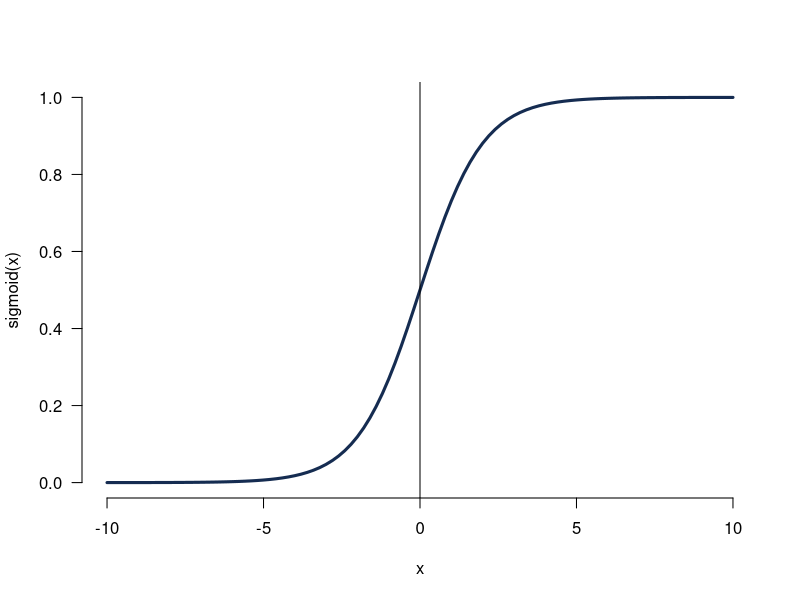
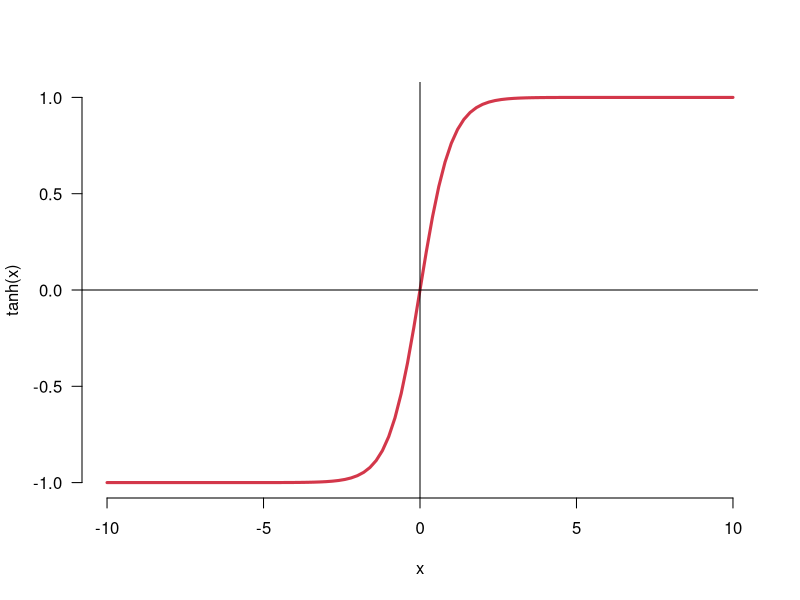
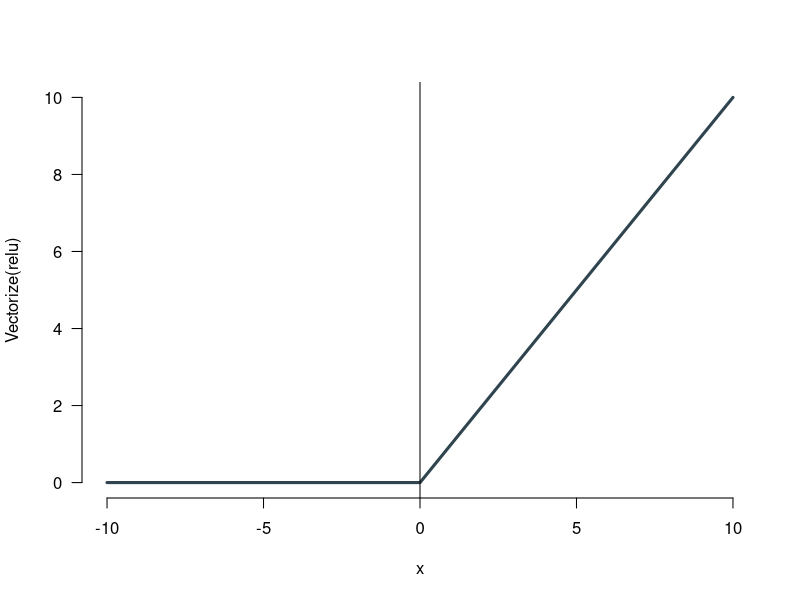
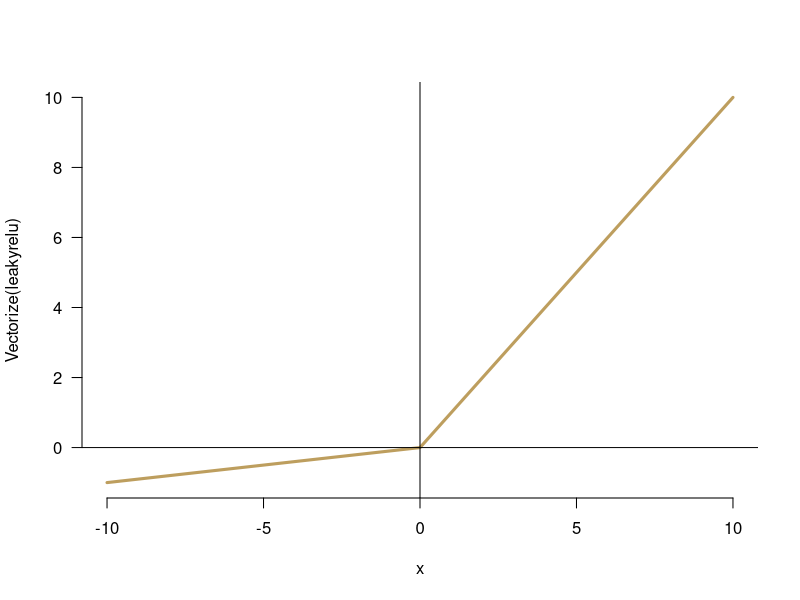
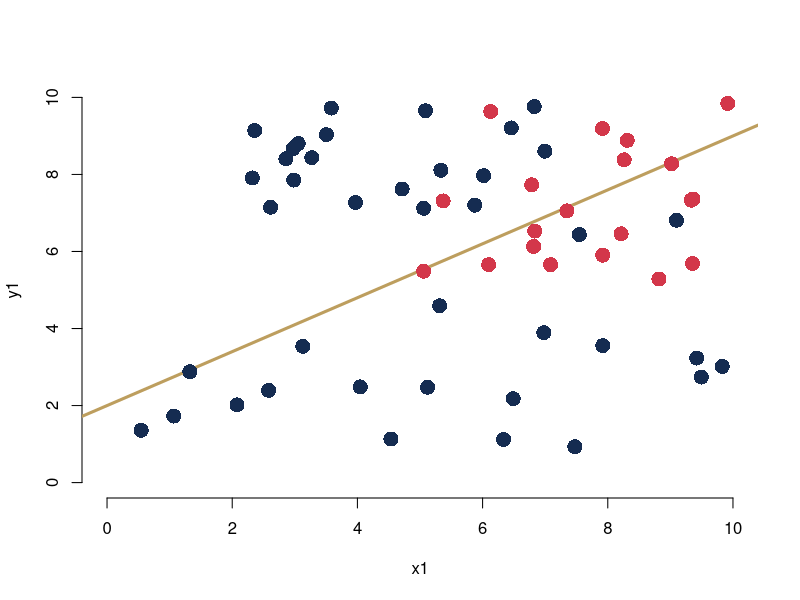
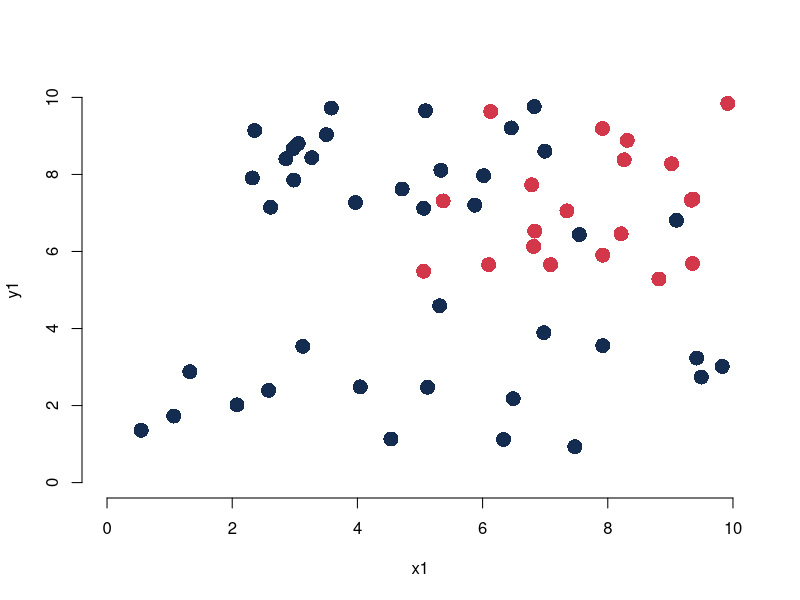

Here is the R script that generated these plots, in order:
# sigmoid
# Predefined Cardiff colours
# primary
cardiffred <- rgb(211,55,74, maxColorValue = 255)
cardiffblack <- rgb(35,21,32, maxColorValue = 255)
cardiffgrey <- rgb(47,68,78, maxColorValue = 255)
cardiffgold <- rgb(189,158,94, maxColorValue = 255)
# secondary 
cardiffblue <- rgb(21,44,81, maxColorValue = 255)
cardiffpurple1 <- rgb(29,15,51, maxColorValue = 255)
cardiffpurple2 <- rgb(60,44,89, maxColorValue = 255)


pdf("../../slides/graphs/sigmoid.pdf")
sigmoid = function(x){1/(1+exp(-1*x))}
curve(sigmoid, -10,10, las=1, lwd = 3, col = cardiffblue, bty="n")
abline(v=0)
dev.off()



pdf("../../slides/graphs/tanh.pdf")
tanh = function(x){(exp(x)-exp(-1*x))/(exp(x)+exp(-1*x))}
curve(tanh, -10,10, las=1, lwd = 3, col = cardiffred, bty="n")
abline(v=0, h=0)
dev.off()





pdf("../../slides/graphs/relu.pdf")
relu = function(x){max(0,x)}
plot(Vectorize(relu), -10,10, las=1, lwd = 3, col = cardiffgrey, bty="n")
abline(v=0)
dev.off()



pdf("../../slides/graphs/leakyrelu.pdf")
leakyrelu = function(x){max(.1*x,x)}
plot(Vectorize(leakyrelu), -10,10, las=1, lwd = 3, col = cardiffgold, bty="n")
abline(v=0, h=0)
dev.off()



# Overfitting Plots -------------------------------------------------------

x1<-runif(20, 0, 10)
y1<-runif(20, 0, 7)
x2<-runif(20, 0, 7)
y2<-runif(20, 7, 10)
x3<-runif(20, 5, 10)
y3<-runif(20, 5, 10)


# make data set 


pdf("../../slides/graphs/dataunderfit.pdf")
plot(x1, y1, xlim = c(0,10), ylim = c(0,10), pch = 16, 
     col = cardiffblue, bty = 'n', cex = 2)
abline(a=2, b=.7, col = cardiffgold, lwd = 3)
points(x1,y1, col = cardiffblue, pch = 16, cex = 2)
points(x2,y2, col = cardiffblue, pch = 16, cex = 2)
points(x3,y3, col = cardiffred, pch = 16, cex = 2)
dev.off()

pdf("../../slides/graphs/datawofit.pdf")
plot(x1, y1, xlim = c(0,10), ylim = c(0,10), pch = 16, 
     col = cardiffblue, bty = 'n', cex = 2)
points(x1,y1, col = cardiffblue, pch = 16, cex = 2)
points(x2,y2, col = cardiffblue, pch = 16, cex = 2)
points(x3,y3, col = cardiffred, pch = 16, cex = 2)
dev.off()


